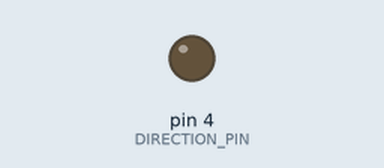
Simulated run of this sketch. Board: Arduino Uno, built with avr-gcc and run on an emulated ATmega328P. Parts: output pins drawn as LEDs (lit = HIGH). Pins used as bus, display or sensor lines are not drawn.

Above: at 5.0 s.
At 12.5 s:
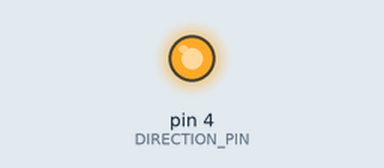
Timing chart, 0 to 26.0 s (numbered marks = the images above):
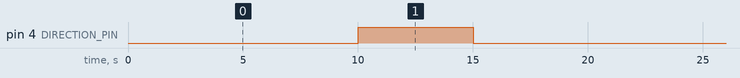

Measured:
- by itself, pin 4 (DIRECTION_PIN): alternates HIGH for 5.0 s and LOW for 15.0 s

The sketch:

testSolarPanel.ino
```cpp
//pin declarations
const byte POWER_HIGH = 3;
const byte DIRECTION_PIN = 4;
const byte POWER_LOW = 5;

void setup() {
  // put your setup code here, to run once:
  pinMode(POWER_HIGH,OUTPUT);
  pinMode(DIRECTION_PIN,OUTPUT);
  pinMode(POWER_LOW,OUTPUT);
  Serial.begin(9600);
}

void loop() {
  // put your main code here, to run repeatedly:
  solarPanelUp();
  delay(5000);
  solarPanelStop();
  delay(5000);
  solarPanelDown();
  delay(5000);
  solarPanelStop();
  delay(5000);
}

//solar panel movements
void solarPanelDown() {
  digitalWrite(POWER_LOW, HIGH); //Put current via the low end stop to 28
  digitalWrite(POWER_HIGH, LOW); //Make sure the high end circuit is not on
  digitalWrite(DIRECTION_PIN, HIGH); //To go down, also let the current flow to E4
}

void solarPanelUp() {
  digitalWrite(POWER_LOW, LOW);
  digitalWrite(POWER_HIGH, HIGH);
  digitalWrite(DIRECTION_PIN, LOW);
}

void solarPanelStop() {
  digitalWrite(POWER_LOW, LOW);
  digitalWrite(POWER_HIGH, LOW);
  digitalWrite(DIRECTION_PIN, LOW);
}
```
